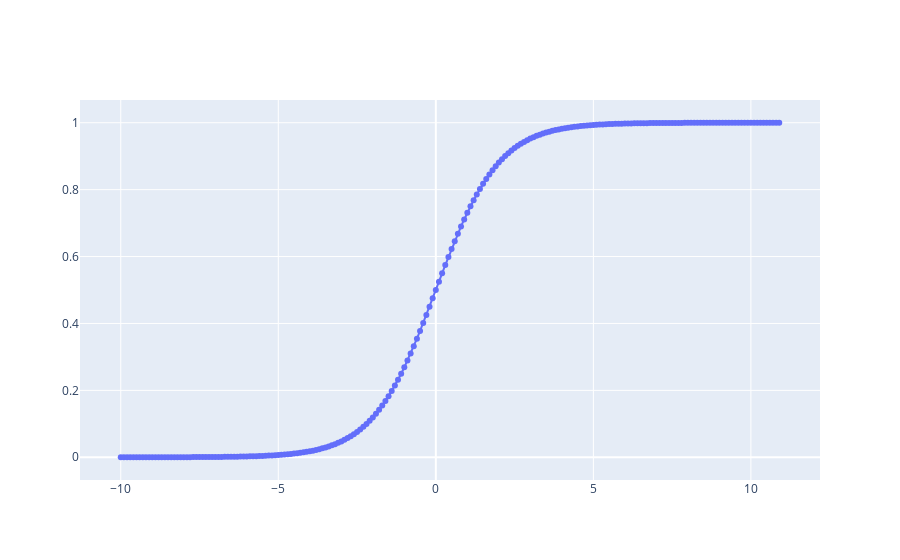

Here is the notebook cell this chart was saved with:
### Code cell
draw_lines(df.x, [ df.h], [ 'h'])

### Figure 1 — Plotly figure (JSON) as saved in the notebook; plotly's stock layout.template omitted (floating-point values rounded to 4 significant figures; data arrays with more than 128 entries replaced by an {"elided": "..."} marker saying what was removed)
{"data": [{"mode": "lines+markers", "name": "h", "type": "scatter", "x": {"elided": "210 float values"}, "y": {"elided": "210 float values"}}], "layout": {}}
